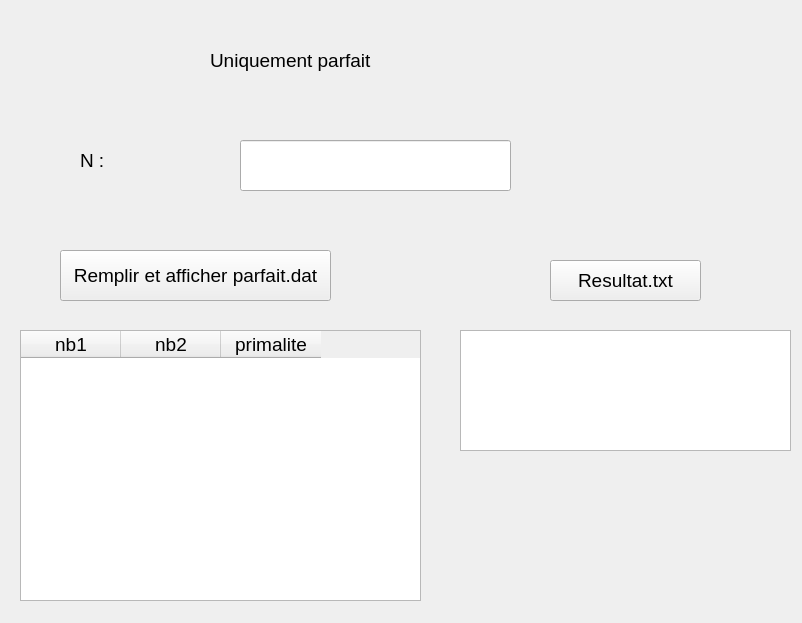
<?xml version="1.0" encoding="UTF-8"?>
<ui version="4.0">
 <class>Form</class>
 <widget class="QWidget" name="Form">
  <property name="geometry">
   <rect>
    <x>0</x>
    <y>0</y>
    <width>802</width>
    <height>623</height>
   </rect>
  </property>
  <property name="windowTitle">
   <string>Form</string>
  </property>
  <widget class="QLabel" name="label">
   <property name="geometry">
    <rect>
     <x>210</x>
     <y>20</y>
     <width>281</width>
     <height>81</height>
    </rect>
   </property>
   <property name="font">
    <font>
     <pointsize>14</pointsize>
    </font>
   </property>
   <property name="text">
    <string>Uniquement parfait</string>
   </property>
  </widget>
  <widget class="QLineEdit" name="textn">
   <property name="geometry">
    <rect>
     <x>240</x>
     <y>140</y>
     <width>271</width>
     <height>51</height>
    </rect>
   </property>
   <property name="font">
    <font>
     <pointsize>14</pointsize>
    </font>
   </property>
  </widget>
  <widget class="QPushButton" name="rempaff">
   <property name="geometry">
    <rect>
     <x>60</x>
     <y>250</y>
     <width>271</width>
     <height>51</height>
    </rect>
   </property>
   <property name="font">
    <font>
     <pointsize>14</pointsize>
    </font>
   </property>
   <property name="text">
    <string>Remplir et afficher parfait.dat</string>
   </property>
  </widget>
  <widget class="QTableWidget" name="table">
   <property name="geometry">
    <rect>
     <x>20</x>
     <y>330</y>
     <width>401</width>
     <height>271</height>
    </rect>
   </property>
   <property name="font">
    <font>
     <pointsize>14</pointsize>
    </font>
   </property>
   <column>
    <property name="text">
     <string>nb1</string>
    </property>
   </column>
   <column>
    <property name="text">
     <string>nb2</string>
    </property>
   </column>
   <column>
    <property name="text">
     <string>primalite</string>
    </property>
   </column>
  </widget>
  <widget class="QListWidget" name="list">
   <property name="geometry">
    <rect>
     <x>460</x>
     <y>330</y>
     <width>331</width>
     <height>121</height>
    </rect>
   </property>
   <property name="font">
    <font>
     <pointsize>14</pointsize>
    </font>
   </property>
  </widget>
  <widget class="QLabel" name="label_2">
   <property name="geometry">
    <rect>
     <x>80</x>
     <y>120</y>
     <width>91</width>
     <height>81</height>
    </rect>
   </property>
   <property name="font">
    <font>
     <pointsize>14</pointsize>
    </font>
   </property>
   <property name="text">
    <string>N : </string>
   </property>
  </widget>
  <widget class="QPushButton" name="resultat">
   <property name="geometry">
    <rect>
     <x>550</x>
     <y>260</y>
     <width>151</width>
     <height>41</height>
    </rect>
   </property>
   <property name="font">
    <font>
     <pointsize>14</pointsize>
    </font>
   </property>
   <property name="text">
    <string>Resultat.txt</string>
   </property>
  </widget>
 </widget>
 <resources/>
 <connections/>
</ui>
